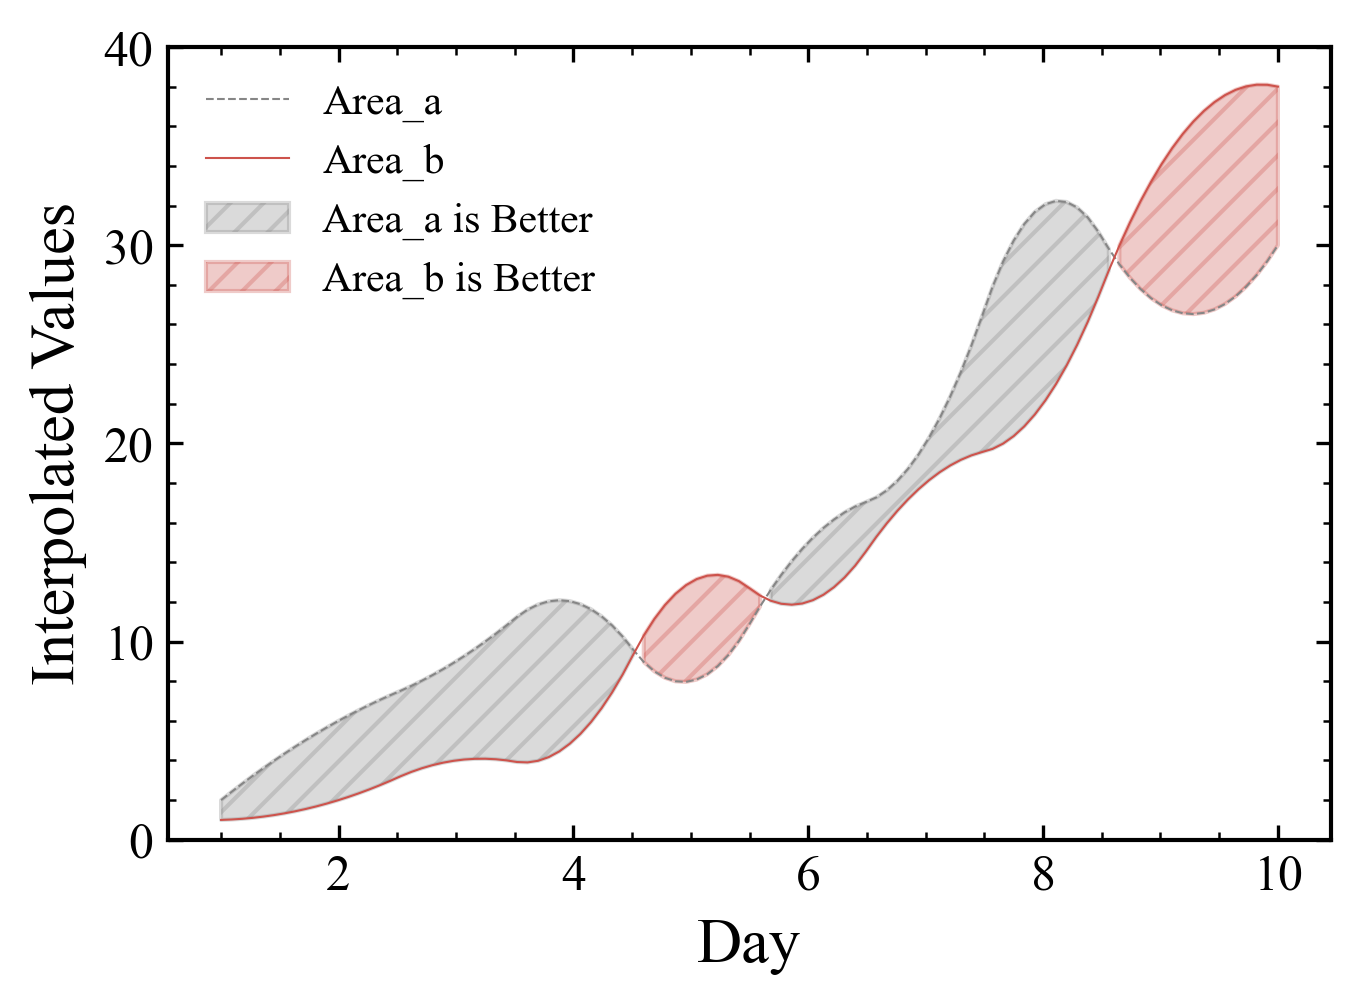

This figure's Python source:

"""
编写时间：2022年4月16日 15：30

作者: 宁海涛，代码运行出错或者因包版本更新出错，请关注微信公众号【DataCharm】进行实时获取更新。
"""

"""
此代码为使用Python-Prolot包进行学术风格图表绘制，绘图语法和Matplotlib有所不同，需注意。
"""

import numpy as np
import pandas as pd
from scipy import interpolate
import matplotlib.pyplot as plt

plt.rcParams["font.family"] = "Times New Roman"
plt.rcParams["axes.linewidth"] = .8
plt.rcParams["axes.labelsize"] = 15
plt.rcParams["xtick.minor.visible"] = True
plt.rcParams["ytick.minor.visible"] = True
plt.rcParams["xtick.direction"] = "in"
plt.rcParams["ytick.direction"] = "in"
plt.rcParams["xtick.labelsize"] = 12
plt.rcParams["ytick.labelsize"] = 12
plt.rcParams["xtick.top"] = True
plt.rcParams["ytick.right"] = True


area_data2 = pd.read_excel(r"\第4章 双变量图形的绘制\交叉面积图构建.xlsx")

day = area_data2["day"].values
#计算插值
x,a,b = day,area_data2["Area_a"].values,area_data2["Area_b"].values
f_a = interpolate.interp1d(x, a,kind="quadratic")
f_b = interpolate.interp1d(x, b,kind="quadratic")
xnew = np.linspace(min(x),max(x),101)
a_new = f_a(xnew)
b_new = f_b(xnew)

# 可视化绘制
fig,ax = plt.subplots(figsize=(5,3.5),dpi=100,facecolor="w")
ax.plot(xnew,a_new,color="#868686",lw=.5,ls="--",label="Area_a")
ax.plot(xnew,b_new,color="#CD534C",lw=.5,label="Area_b")
ax.fill_between(xnew,a_new,b_new,where=(a_new > b_new),
                color="#868686",hatch="///",alpha=.3,label="Area_a is Better")
ax.fill_between(xnew,a_new,b_new,where=(a_new <= b_new),
                color="#CD534C",hatch="///",alpha=.3,label="Area_b is Better")

ax.set_xlabel("Day")
ax.set_ylabel("Interpolated Values")
ax.set_ylim(0,10)
ax.set_ylim(0,40)
ax.legend(frameon=False,loc="upper left")

fig.savefig('\第4章 双变量图形的绘制\图4-2-6 利用Matplotlib绘制的交叉面积图示例.pdf',bbox_inches='tight')
fig.savefig('\第4章 双变量图形的绘制\图4-2-6 利用Matplotlib绘制的交叉面积图示例.png', 
            bbox_inches='tight',dpi=300)
plt.show()